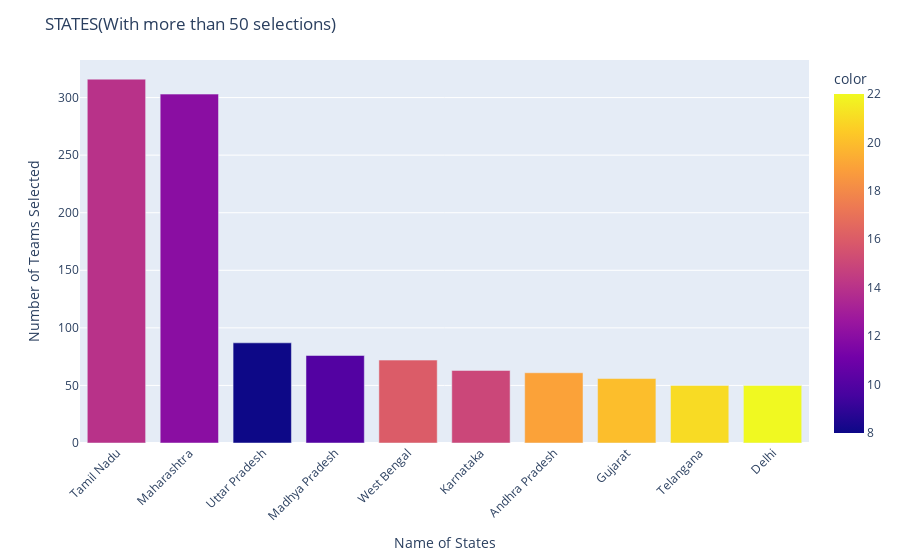

The cell this chart's notebook holds for it:
### Markdown cell above
Observation:<br>
8) Maximum Number of team Selected for a PS ID is 8.<br>
9) There are total 9 PS ID's with 6 teams selected and 24 PS ID's with 5 teams selected .<br>

### Code cell
df=data["State"].value_counts()
greaterthan_50=df[df>=50]
lessthan_50=df[df<50]

fig = px.bar(df, x = greaterthan_50.index, y = greaterthan_50.values, color = [14, 12, 8, 10, 16,15,19,20,21,22],)
fig.update_layout(
    title='STATES(With more than 50 selections)',
    xaxis_title='Name of States',
    yaxis_title='Number of Teams Selected',
    xaxis_tickangle=-45 )
fig.show()

### Figure 1 — Plotly figure (JSON) as saved in the notebook; plotly's stock layout.template omitted (floating-point values rounded to 4 significant figures)
{"data": [{"alignmentgroup": "True", "hovertemplate": "x=%{x}<br>y=%{y}<br>color=%{marker.color}<extra></extra>", "legendgroup": "", "marker": {"color": [14, 12, 8, 10, 16, 15, 19, 20, 21, 22], "coloraxis": "coloraxis", "pattern": {"shape": ""}}, "name": "", "offsetgroup": "", "orientation": "v", "showlegend": false, "textposition": "auto", "type": "bar", "x": ["Tamil Nadu", "Maharashtra", "Uttar Pradesh", "Madhya Pradesh", "West Bengal", "Karnataka", "Andhra Pradesh", "Gujarat", "Telangana", "Delhi"], "xaxis": "x", "y": [316, 303, 87, 76, 72, 63, 61, 56, 50, 50], "yaxis": "y"}], "layout": {"barmode": "relative", "coloraxis": {"colorbar": {"title": {"text": "color"}}, "colorscale": [[0, "#0d0887"], [0.1111, "#46039f"], [0.2222, "#7201a8"], [0.3333, "#9c179e"], [0.4444, "#bd3786"], [0.5556, "#d8576b"], [0.6667, "#ed7953"], [0.7778, "#fb9f3a"], [0.8889, "#fdca26"], [1, "#f0f921"]]}, "legend": {"tracegroupgap": 0}, "margin": {"t": 60}, "title": {"text": "STATES(With more than 50 selections)"}, "xaxis": {"anchor": "y", "domain": [0, 1], "tickangle": -45, "title": {"text": "Name of States"}}, "yaxis": {"anchor": "x", "domain": [0, 1], "title": {"text": "Number of Teams Selected"}}}}
